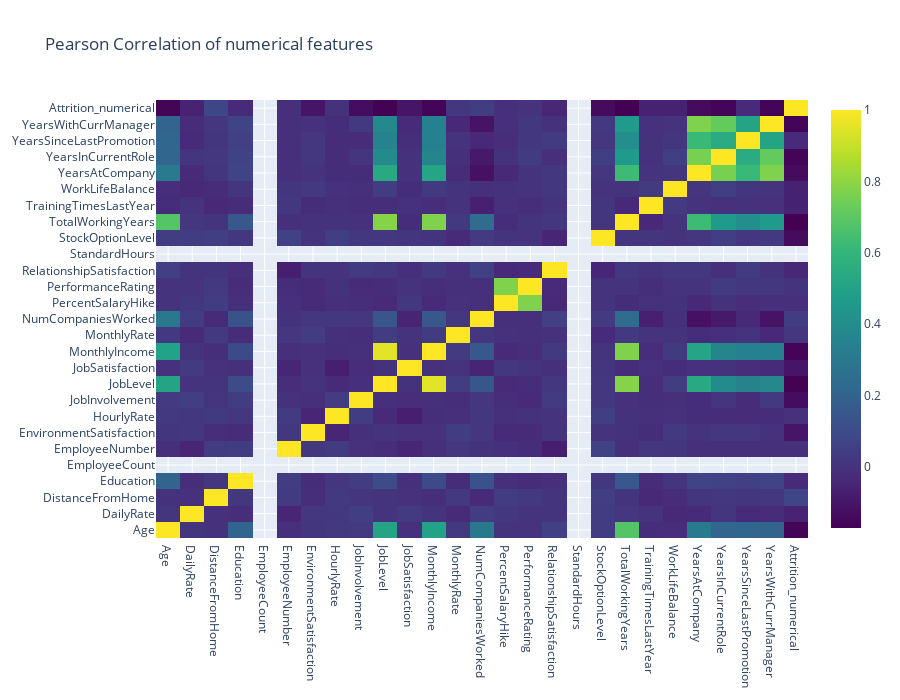

Notebook code for this chart:
### Code cell
data = [
    go.Heatmap(
        z= attrition[data_num].astype(float).corr().values, # Generating the Pearson correlation
        x=attrition[data_num].columns.values,
        y=attrition[data_num].columns.values,
        colorscale='Viridis',
        reversescale = False,
#         text = True ,
        opacity = 1.0
        
    )
]


layout = go.Layout(
    title='Pearson Correlation of numerical features',
    xaxis = dict(ticks='', nticks=36),
    yaxis = dict(ticks='' ),
    width = 900, height = 700,
    
)


fig = go.Figure(data=data, layout=layout)
py.iplot(fig, filename='labelled-heatmap')

### Figure 1 — Plotly figure (JSON) as saved in the notebook; plotly's stock layout.template omitted (floating-point values rounded to 4 significant figures; data arrays with more than 128 entries replaced by an {"elided": "..."} marker saying what was removed)
{"data": [{"colorscale": [[0, "#440154"], [0.1111, "#482878"], [0.2222, "#3e4989"], [0.3333, "#31688e"], [0.4444, "#26828e"], [0.5556, "#1f9e89"], [0.6667, "#35b779"], [0.7778, "#6ece58"], [0.8889, "#b5de2b"], [1, "#fde725"]], "opacity": 1, "reversescale": false, "type": "heatmap", "x": ["Age", "DailyRate", "DistanceFromHome", "Education", "EmployeeCount", "EmployeeNumber", "EnvironmentSatisfaction", "HourlyRate", "JobInvolvement", "JobLevel", "JobSatisfaction", "MonthlyIncome", "MonthlyRate", "NumCompaniesWorked", "PercentSalaryHike", "PerformanceRating", "RelationshipSatisfaction", "StandardHours", "StockOptionLevel", "TotalWorkingYears", "TrainingTimesLastYear", "WorkLifeBalance", "YearsAtCompany", "YearsInCurrentRole", "YearsSinceLastPromotion", "YearsWithCurrManager", "Attrition_numerical"], "y": ["Age", "DailyRate", "DistanceFromHome", "Education", "EmployeeCount", "EmployeeNumber", "EnvironmentSatisfaction", "HourlyRate", "JobInvolvement", "JobLevel", "JobSatisfaction", "MonthlyIncome", "MonthlyRate", "NumCompaniesWorked", "PercentSalaryHike", "PerformanceRating", "RelationshipSatisfaction", "StandardHours", "StockOptionLevel", "TotalWorkingYears", "TrainingTimesLastYear", "WorkLifeBalance", "YearsAtCompany", "YearsInCurrentRole", "YearsSinceLastPromotion", "YearsWithCurrManager", "Attrition_numerical"], "z": {"elided": "27x27 float values"}}], "layout": {"height": 700, "title": {"text": "Pearson Correlation of numerical features"}, "width": 900, "xaxis": {"nticks": 36, "ticks": ""}, "yaxis": {"ticks": ""}}}
